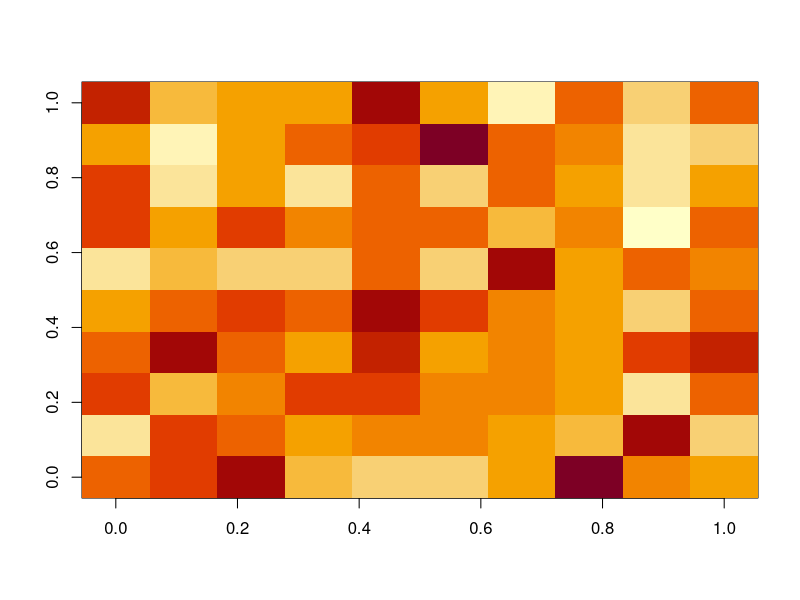

Write R code to recreate this figure. (Note: this script raises an error after producing the figure.)
## ---- chunk 1
knitr::opts_chunk$set(echo = TRUE)
## ---- chunk 2
# Uniform space use
area <- 9
n <- 100 # total number of cells
# Probabilities of use for each cell
probs1 <- rep(1/n, n)
probs2 <- rep(1/n, n)

# Draw random number of locations at each location
points <- 1e4 # number of time points

host1 <- host2 <- matrix(0, nrow = points, ncol = n)
for (i in 1:points) {
  pos1 <- sample(1:n, size = 1, prob = probs1)
  pos2 <- sample(1:n, size = 1, prob = probs2)
  host1[i,pos1] <- 1
  host2[i,pos2] <- 1
}


# acquisition and deposition parameters
beta <- 1
lam <- 1
nu <- 1

# Calculate probability of use for each host and location
est_probs1 <- apply(host1, 2, mean)
est_probs2 <- apply(host2, 2, mean)

# Plot a landscape
g <- sqrt(n)
image(matrix(est_probs1, nrow = g))

# calculate the cell FOIs
cell_fois <- est_probs1*est_probs2*beta*n/area*lam/nu
# total FOI
total_foi <- beta/area*lam/nu
cat("Uniform space use","\nTotal FOI =", total_foi,"\nCell FOI =", sum(cell_fois))
## ---- chunk 3
# Non-uniform space use
probs1 <- c(1,0.5,rep(0,n-2))
probs1 <- probs1/sum(probs1)
probs2 <- c(1,0.5,rep(0,n-2))
probs2 <- probs2/sum(probs2)
host1 <- host2 <- matrix(0, nrow = points, ncol = n)
for (i in 1:points) {
  pos1 <- sample(1:n, size = 1, prob = probs1)
  pos2 <- sample(1:n, size = 1, prob = probs2)
  host1[i,pos1] <- 1
  host2[i,pos2] <- 1
}
# estimate probs
est_probs1 <- apply(host1, 2, mean)
est_probs2 <- apply(host2, 2, mean)
# per-cell FOI 
cell_fois <- est_probs1*est_probs2*beta*n/area*lam/nu
total_foi <- beta/area*lam/nu

cat("Non uniform space use:","\nTotal FOI =",total_foi,"\nCell FOI =", sum(cell_fois))
## ---- chunk 4
# Correlated movements
probs1 <- runif(n)
probs1 <- probs1/sum(probs1)
probs2 <- runif(n)
probs2 <- probs2/sum(probs2)

host1 <- matrix(0, nrow = points, ncol = n)
for (i in 1:points) {
  pos1 <- sample(1:n, size = 1, prob = probs1)
  host1[i,pos1] <- 1
}
host2 <- host1
# estimate probs
est_probs1 <- apply(host1, 2, mean)
est_probs2 <- apply(host2, 2, mean)
# calculate correlations between hosts at each cell
cell_corr <- sapply(1:n, \(x) cor(host1[,x],host2[,x]))
cell_std1 <- apply(host1, 2, sd)
cell_std2 <- apply(host2, 2, sd)

# per-cell FOI 
cell_fois <- beta*n/area*lam/nu*(est_probs1*est_probs2+cell_corr*cell_std1*cell_std2)
total_foi <- beta/area*lam/nu

cat("Perfectly correlated movement:","\nTotal FOI =",total_foi,"\nCell FOI =", sum(cell_fois))
## ---- chunk 5
# partially correlated movement
probs1 <- runif(n)
probs1 <- probs1/sum(probs1)
probs2 <- runif(n)
probs2 <- probs2/sum(probs2)

host1 <- host2 <- matrix(0, nrow = points, ncol = n)
for (i in 1:points) {
  pos1 <- sample(1:n, size = 1, prob = probs1)
  host1[i,pos1] <- 1
}

for (i in 1:points) {
  if (runif(1)<0.8) {
      host2[i,] <- host1[i,]
  } else {
    pos2 <- sample(1:n, size = 1, prob = probs2)
    host2[i,pos2] <- 1
  }
}
# estimate probs
est_probs1 <- apply(host1, 2, mean)
est_probs2 <- apply(host2, 2, mean)
# calculate correlations between hosts at each cell
cell_corr <- sapply(1:n, \(x) cor(host1[,x],host2[,x]))
cell_std1 <- apply(host1, 2, sd)
cell_std2 <- apply(host2, 2, sd)
# per-cell FOI 
cell_fois <- beta*n/area*lam/nu*(est_probs1*est_probs2+cell_corr*cell_std1*cell_std2)
total_foi <- beta/area*lam/nu

cat("Partially correlated movement:","\nTotal FOI =",total_foi,"\nCell FOI =", sum(cell_fois))
## ---- chunk 6
# Calculate covariance as the product of correlation and st.dev. for every
# possible value of s 
# Possible lag values, from 0 (i and j together at the same
# time), to times-2
lags <- 0:10
# list to populate with covariance results
cov_s <- list()
# matrix of combinations. A t*t matrix of difference in time. This is used to
# find the row-col combinations corresponding to a given lag
lags_mat <- outer(1:points, 1:points, "-")

# For every lag s, find the rows in host 1 and host 2 corresponding to times t
# and t-s, calculate the correlation, st. dev., and their product
for (i in seq_along(lags)) {
  s <- lags[i]
  # find position where those lags occur
  indices <- which(lags_mat==s, arr.ind = T)
  # subset host position matrices with indices
  h1 <- host1[indices[,1],]
  h2 <- host2[indices[,2],]
    # Calculate correlation
    # estimate probs
    # est_probs1 <- apply(host1, 2, mean)
    # est_probs2 <- apply(host2, 2, mean)
    # calculate correlations, st. dev. at every x
    cell_corr <- sapply(1:n, \(x) cor(h1[,x],h2[,x]))
    cell_std1 <- apply(h1, 2, sd)
    cell_std2 <- apply(h2, 2, sd)
    # per-cell covariance
    cov_s[[i]] <- cell_corr*cell_std1*cell_std2
}
# Join together, multiply by exp(-nu*s), sum across values of s for each x
cov_x <- (do.call(rbind,cov_s)*exp(-nu*lags)) |> apply(MARGIN = 2, sum, na.rm = T)
cell_fois <- beta*n/area*lam*(est_probs1*est_probs2/nu+cov_x)
total_foi <- beta/area*lam/nu

cat("Partially correlated movement, full integration:","\nTotal FOI =",total_foi,"\nCell FOI =", sum(cell_fois))

## ---- chunk 7
# we will  create avoidance by establishing the position of i independently, but
# j will avoid locations where i has been in the previous 10 time
# steps.
probs1 <- runif(n)
probs1 <- probs1/sum(probs1)
probs2 <- runif(n)
probs2 <- probs2/sum(probs2)

host1 <- host2 <- matrix(0, nrow = points, ncol = n)
for (i in 1:points) {
  pos1 <- sample(1:n, size = 1, prob = probs1)
  host1[i,pos1] <- 1
}

for (i in 1:points) {
      # get previous 10 locations of host1
  if (i==1) {
    h1locs <- which(host1[i,]==1)
  } else {
    h1locs <- which(host1[i:max(i-10,1),]==1,arr.ind = TRUE)[,2]
  }
# decrease the probability at those locations by 80%
  p2 <- probs2
  p2[h1locs] <- p2[h1locs]*0.2
  pos2 <- sample(1:n, size = 1, prob = p2)
  host2[i,pos2] <- 1
}
# estimate probs
est_probs1 <- apply(host1, 2, mean)
est_probs2 <- apply(host2, 2, mean)
# calculate correlations between hosts at each cell
cell_corr <- sapply(1:n, \(x) cor(host1[,x],host2[,x]))
cell_std1 <- apply(host1, 2, sd)
cell_std2 <- apply(host2, 2, sd)
# per-cell FOI 
cell_fois1 <- beta*n/area*lam/nu*(est_probs1*est_probs2+cell_corr*cell_std1*cell_std2)
total_foi1 <- beta/area*lam/nu

lags <- 0:15
# list to populate with covariance results
cov_s <- list()
# matrix of combinations. A t*t matrix of difference in time. This is used to
# find the row-col combinations corresponding to a given lag
lags_mat <- outer(1:points, 1:points, "-")

# For every lag s, find the rows in host 1 and host 2 corresponding to times t
# and t-s, calculate the correlation, st. dev., and their product
for (i in seq_along(lags)) {
  s <- lags[i]
  # find position where those lags occur
  indices <- which(lags_mat==s, arr.ind = T)
  # subset host position matrices with indices
  h1 <- host1[indices[,1],]
  h2 <- host2[indices[,2],]
    # Calculate correlation
    # estimate probs
    # est_probs1 <- apply(host1, 2, mean)
    # est_probs2 <- apply(host2, 2, mean)
    # calculate correlations, st. dev. at every x
    cell_corr <- sapply(1:n, \(x) cor(h1[,x],h2[,x]))
    cell_std1 <- apply(h1, 2, sd)
    cell_std2 <- apply(h2, 2, sd)
    # per-cell covariance
    cov_s[[i]] <- cell_corr*cell_std1*cell_std2
}
# Join together, multiply by exp(-nu*s), sum across values of s for each x
cov_x <- (do.call(rbind,cov_s)*exp(-nu*lags)) |> apply(MARGIN = 2, sum, na.rm = T)

cell_fois2 <- beta*n/area*lam*(est_probs1*est_probs2/nu+cov_x)

cat("Partially correlated movement, full integration:","\nTotal FOI =",total_foi,"\nCell FOI approximation =", sum(cell_fois1, na.rm = T),"\nCell FOI integration =",sum(cell_fois2))
## ---- chunk 8
#' Create a detection history for two individuals at a stationary logger. 
#' Both appear at constant rates lambda_i = 1/2 and lambda_j = 1/3
lami = 1/2
lamj = 1/3
# The inter-event waiting times are given by the exponential distribution
lag_i = rexp(20, rate = lami)
lag_j = rexp(20, rate = lamj)

# get absolute times
timesi = cumsum(lag_i)
timesj = cumsum(lag_j)

# get the lag between i and j
lags_ij <- outer(timesi, timesj, "-")

# get the minimum positive lag (i.e. the time since the most recent j) for every i
minlag <- apply(lags_ij, 1, \(x) min(x[x>0])) 
lag_dens <- density(minlag, from = 0)
hist(minlag, freq = F,xlab = "Time lag s", main = "", ylab = "Probability")
lines(lag_dens$x, lag_dens$y, col="red")
## ---- chunk 9
with(
  data.frame(beta = 1, lam = 1, mu = 1,
             Ax = 1, Ai = 2, Aj = 3),
  cat("Estimated FOI =", beta*lam/Aj*sum(lag_dens$y*exp(-1*lag_dens$x)))
)
## ---- chunk 10
with(
  data.frame(
    Ax=1,Ai=2,Aj=3
  ),
  # plot the conditional probability for different time lags
  curve(Ax^2/(Ai*Aj)*((1-Ax/Ai)*(1-Ax/Aj))^x,from = 0,to = 10,
      xlab = "Time lag s", ylab = "Conditional probability")
)
## ---- chunk 11
b=1
nu=1
lam=1
Ax=1
Ai=2
Aj=3
Eh1 = b*lam/nu*Ax/(Ai*Aj)
Eh2 = b*lam*Ax^2/(Ai*Aj^2)*1/(nu-log((1-Ax/Ai)*(1-Ax/Aj)))
cat("FOI indep. mov =",Eh1,"\nFOI derived =",Eh2)
